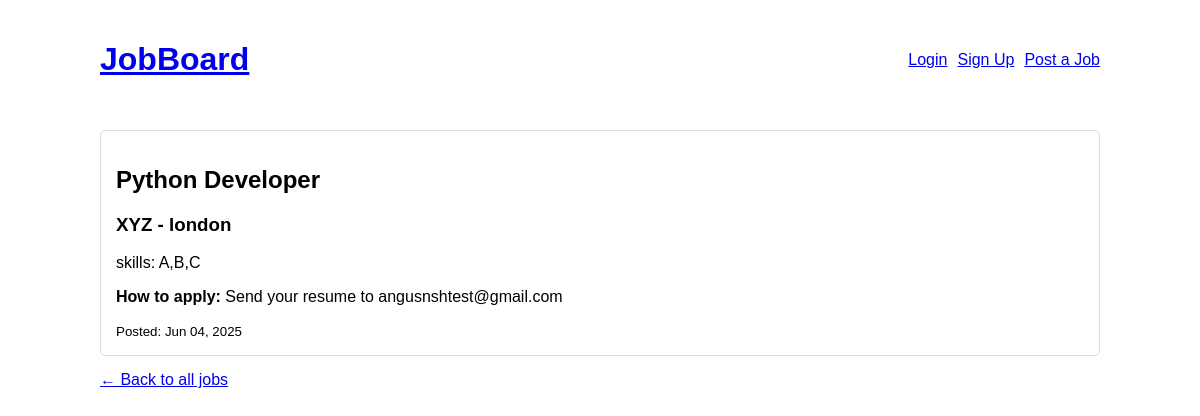
Screenshot of /job/2/ with the database file from the repository.
### jobs/models.py (models this page shows, shortened)
class Job(models.Model):
    title = models.CharField(max_length=200)
    description = models.TextField()
    company = models.CharField(max_length=100)
    location = models.CharField(max_length=100)
    email = models.EmailField()  # For employer contact
    created_at = models.DateTimeField(default=timezone.now)
    is_approved = models.BooleanField(default=False)
    employer = models.ForeignKey(
        'CustomUser',
        on_delete=models.CASCADE,
        null=True,  # Allow null temporarily
        blank=True   # Allow blank in forms
    )

### jobs/views.py (the view)
# urls.py: path('job/<int:pk>/', views.job_detail, name='job_detail'),
def job_detail(request, pk):
    job = get_object_or_404(Job, pk=pk)
    return render(request, 'jobs/job_detail.html', {'job': job})

### jobs/templates/jobs/job_detail.html
{% extends 'jobs/base.html' %}
{% block content %}
<div class="job">
    <h2>{{ job.title }}</h2>
    <h3>{{ job.company }} - {{ job.location }}</h3>
    <p>{{ job.description|linebreaks }}</p>
    <p><strong>How to apply:</strong> Send your resume to {{ job.email }}</p>
    <small>Posted: {{ job.created_at|date:"M d, Y" }}</small>
</div>
<a href="/">&larr; Back to all jobs</a>
{% endblock %}

### jobs/templates/jobs/base.html (style rules this page uses)
body { font-family: Arial, sans-serif; max-width: 1000px; margin: 0 auto; padding: 20px; }
.job { border: 1px solid #ddd; padding: 15px; margin-bottom: 15px; border-radius: 5px; }
.job h3 { margin-top: 0; }

### rows the page displays
Job: title "Python Developer", company "XYZ", location "london", description "skills: A,B,C", email "angusnshtest@gmail.com", created_at "Jun 04, 2025"
